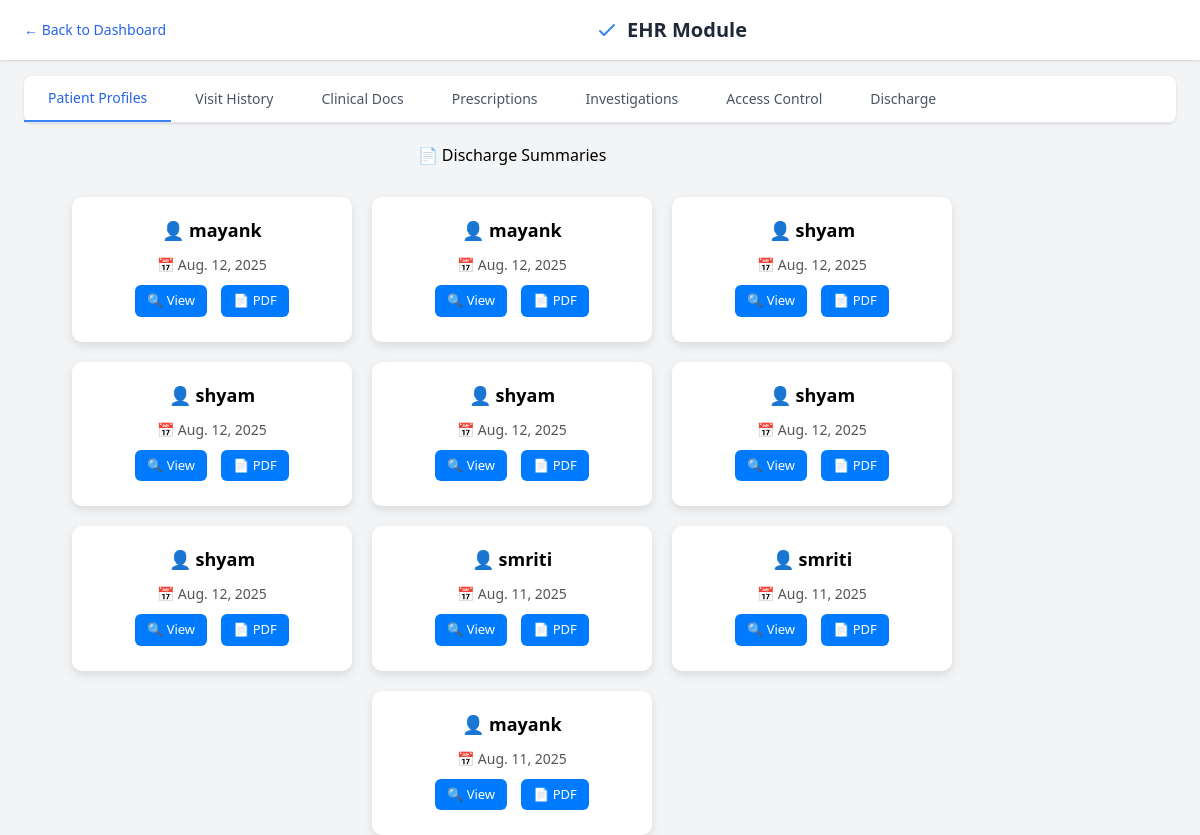
The page /discharge/list/ on the database its author committed.
### main/models.py (models this page shows, shortened)
class DischargeSummary(models.Model):
    DISCHARGE_TYPE_CHOICES = [
        ('Planned', 'Planned'),
        ('DAMA', 'Discharged Against Medical Advice'),
        ('DOR', 'Discharged on Request'),
        ('LAMA', 'Left Against Medical Advice'),
    ]
    patient = models.ForeignKey(Patient, on_delete=models.CASCADE, related_name='discharges')
    uhid = models.CharField(max_length=50)
    ip_id = models.CharField(max_length=50, blank=True, null=True)
    ward = models.CharField(max_length=100, blank=True, null=True)
    bed_no = models.CharField(max_length=20, blank=True, null=True)
    consultant_name = models.CharField(max_length=100)
    admission_date = models.DateField()
    discharge_date = models.DateField()
    final_diagnosis = models.TextField()
    procedures_done = models.TextField(blank=True, null=True)
    clinical_examination = models.TextField(blank=True, null=True)
    consultations = models.TextField(blank=True, null=True)
    discharge_type = models.CharField(max_length=20, choices=DISCHARGE_TYPE_CHOICES, default='Planned')
    chief_complaints = models.TextField(blank=True, null=True)
    past_history = models.TextField(blank=True, null=True)
    hospital_course = models.TextField(blank=True, null=True)
    condition_on_discharge = models.TextField(blank=True, null=True)
    discharge_advice = models.TextField(blank=True, null=True)
    diet_advice = models.TextField(blank=True, null=True)
    follow_up = models.TextField(blank=True, null=True)
    emergency_instructions = models.TextField(blank=True, null=True)
    created_at = models.DateTimeField(auto_now_add=True)

class Patient(models.Model):
    STATUS_CHOICES = [
        ('Active', 'Active'),
        ('Follow-up', 'Follow-up'),
        ('Chronic', 'Chronic'),
    ]
    GENDER_CHOICES = [
        ('Male', 'Male'),
        ('Female', 'Female'),
        ('Other', 'Other'),
    ]
    name = models.CharField(max_length=100)
    patient_id = models.CharField(max_length=10, unique=True, blank=True)
    age = models.IntegerField()
    gender = models.CharField(max_length=10, choices=GENDER_CHOICES)
    contact_number = models.CharField(max_length=15)
    email = models.EmailField(blank=True, null=True)
    address = models.TextField(blank=True, null=True)
    medical_history = models.TextField(blank=True, null=True)
    status = models.CharField(max_length=20, choices=STATUS_CHOICES)

### main/views.py (the view)
# urls.py: path('discharge/list/', views.discharge_summary_list, name='discharge_summary_list'),
def discharge_summary_list(request):
    summaries = DischargeSummary.objects.select_related('patient').all().order_by('-discharge_date')
    return render(request, 'discharge_summary_list.html', {'summaries': summaries})

### templates/discharge_summary_list.html (shortened to what this page needs)
{% extends 'base.html' %}
{% block content %}
<h2 style="text-align: center; margin-top: 20px;">📄 Discharge Summaries</h2>
<div class="card-container">
    {% for summary in summaries %}
    <div class="card">
        <h3>👤 {{ summary.patient.name }}</h3>
        <p>📅 {{ summary.discharge_date|date:"M. d, Y" }}</p>
        <div class="actions">
            <a href="{% url 'discharge_summary_detail' summary.pk %}">🔍 View</a>
            <a href="{% url 'discharge_summary_pdf' summary.pk %}">📄 PDF</a>
        </div>
    </div>
    {% empty %}
    <p style="text-align: center;">No discharge summaries found.</p>
    {% endfor %}
</div>
{% endblock %}

### templates/base.html (shortened to what this page needs)
<!DOCTYPE html>
<html lang="en">
<head>
    <script src="https://cdn.tailwindcss.com"></script>
</head>
<body class="bg-gray-100 font-sans">
    <div class="flex items-center justify-between px-6 py-4 bg-white shadow">
        <a href="{% url 'dashboard' %}" class="text-sm text-blue-600">&larr; Back to Dashboard</a>
        <h1 class="text-xl font-bold text-gray-800 flex items-center gap-2">
            <svg xmlns="http://www.w3.org/2000/svg" class="h-6 w-6 text-blue-500" fill="none" viewBox="0 0 24 24" stroke="currentColor">
              <path stroke-linecap="round" stroke-linejoin="round" stroke-width="2" d="M5 13l4 4L19 7" />
            </svg>
            EHR Module
        </h1>
    </div>
    <div class="bg-white shadow mt-4 mx-6 rounded-lg">
        <div class="flex border-b text-sm font-medium text-gray-600">
            <button class="py-3 px-6 border-b-2 border-blue-500 text-blue-600"><a class="nav-link" href="{% url 'ehr_home' %}" >Patient Profiles</a></button>
            <button class="py-3 px-6"><a class="nav-link" href="{% url 'visit_history' %}">Visit History</a></button>
            <button class="py-3 px-6"><a class="nav-link" href="{% url 'clinical_docs' %}">Clinical Docs</a></button>
            <button class="py-3 px-6"><a class="nav-link" href="{% url 'prescriptions' %}">Prescriptions</a></button>
            <button class="py-3 px-6"><a class="nav-link" href="{% url 'investigations' %}">Investigations</a></button>
            <button class="py-3 px-6"><a class="nav-link" href="{% url 'access_control' %}" > Access Control</a></button>
            <button class="py-3 px-6"><a class="nav-link" href="{% url 'add_discharge_summary' %}">Discharge</a></button>
        </div>
    </div>
    <div class="container">
        {% block content %}
        {% endblock %}
    </div>
</body>
</html>

### templates/discharge_summary_list.html (style rules this page uses)
.card-container { display: flex; flex-wrap: wrap; justify-content: center; gap: 20px; margin-top: 30px; }
.card { background: white; border-radius: 10px; box-shadow: 0 4px 10px rgba(0,0,0,0.1); padding: 20px; text-align: center; width: 280px; }
.card h3 { margin-bottom: 10px; font-size: 18px; font-weight: bold; }
.card p { margin: 5px 0; font-size: 14px; color: #555; }
.card .actions a { display: inline-block; margin: 5px; padding: 6px 12px; background: #007BFF; color: white; border-radius: 6px; text-decoration: none; font-size: 13px; }

### rows shown on the page
DischargeSummary: patient.name "mayank", discharge_date "Aug. 12, 2025"
DischargeSummary: patient.name "mayank", discharge_date "Aug. 12, 2025"
DischargeSummary: patient.name "shyam", discharge_date "Aug. 12, 2025"
DischargeSummary: patient.name "shyam", discharge_date "Aug. 12, 2025"
DischargeSummary: patient.name "shyam", discharge_date "Aug. 12, 2025"
DischargeSummary: patient.name "shyam", discharge_date "Aug. 12, 2025"
DischargeSummary: patient.name "shyam", discharge_date "Aug. 12, 2025"
DischargeSummary: patient.name "smriti", discharge_date "Aug. 11, 2025"
DischargeSummary: patient.name "smriti", discharge_date "Aug. 11, 2025"
DischargeSummary: patient.name "mayank", discharge_date "Aug. 11, 2025"
